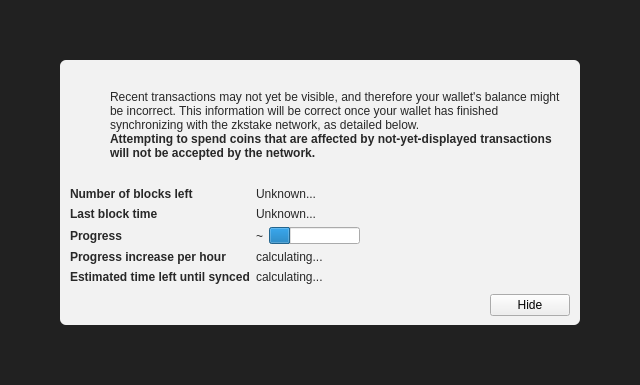
<?xml version="1.0" encoding="UTF-8"?>
<ui version="4.0">
 <class>ModalOverlay</class>
 <widget class="ModalOverlay" name="ModalOverlay">
  <property name="geometry">
   <rect>
    <x>0</x>
    <y>0</y>
    <width>640</width>
    <height>385</height>
   </rect>
  </property>
  <property name="windowTitle">
   <string>Form</string>
  </property>
  <layout class="QVBoxLayout" name="verticalLayout" stretch="0">
   <property name="sizeConstraint">
    <enum>QLayout::SetDefaultConstraint</enum>
   </property>
   <property name="leftMargin">
    <number>0</number>
   </property>
   <property name="topMargin">
    <number>0</number>
   </property>
   <property name="rightMargin">
    <number>0</number>
   </property>
   <property name="bottomMargin">
    <number>0</number>
   </property>
   <item>
    <widget class="QWidget" name="bgWidget" native="true">
     <property name="styleSheet">
      <string notr="true">#bgWidget { background: rgba(0,0,0,220); }</string>
     </property>
     <layout class="QVBoxLayout" name="verticalLayoutMain" stretch="1">
      <property name="leftMargin">
       <number>60</number>
      </property>
      <property name="topMargin">
       <number>60</number>
      </property>
      <property name="rightMargin">
       <number>60</number>
      </property>
      <property name="bottomMargin">
       <number>60</number>
      </property>
      <item>
       <widget class="QWidget" name="contentWidget" native="true">
        <property name="styleSheet">
         <string notr="true">#contentWidget { background: rgba(255,255,255,240); border-radius: 6px; }

QLabel { color: rgb(40,40,40);  }</string>
        </property>
        <layout class="QVBoxLayout" name="verticalLayoutSub" stretch="1,0,0,0">
         <property name="spacing">
          <number>0</number>
         </property>
         <property name="leftMargin">
          <number>10</number>
         </property>
         <property name="topMargin">
          <number>10</number>
         </property>
         <property name="rightMargin">
          <number>10</number>
         </property>
         <property name="bottomMargin">
          <number>10</number>
         </property>
         <item>
          <layout class="QHBoxLayout" name="horizontalLayoutIconText" stretch="0,1">
           <property name="topMargin">
            <number>20</number>
           </property>
           <item>
            <layout class="QVBoxLayout" name="verticalLayoutIcon">
             <property name="leftMargin">
              <number>0</number>
             </property>
             <item>
              <widget class="QPushButton" name="warningIcon">
               <property name="enabled">
                <bool>false</bool>
               </property>
               <property name="text">
                <string/>
               </property>
               <property name="icon">
                <iconset>
                 <normaloff>:/icons/warning</normaloff>
                 <disabledoff>:/icons/warning</disabledoff>:/icons/warning</iconset>
               </property>
               <property name="iconSize">
                <size>
                 <width>48</width>
                 <height>48</height>
                </size>
               </property>
               <property name="flat">
                <bool>true</bool>
               </property>
              </widget>
             </item>
             <item>
              <spacer name="verticalSpacerWarningIcon">
               <property name="orientation">
                <enum>Qt::Vertical</enum>
               </property>
               <property name="sizeHint" stdset="0">
                <size>
                 <width>20</width>
                 <height>40</height>
                </size>
               </property>
              </spacer>
             </item>
            </layout>
           </item>
           <item>
            <layout class="QVBoxLayout" name="verticalLayoutInfoText">
             <property name="leftMargin">
              <number>0</number>
             </property>
             <property name="topMargin">
              <number>0</number>
             </property>
             <item>
              <widget class="QLabel" name="infoText">
               <property name="text">
                <string>Recent transactions may not yet be visible, and therefore your wallet's balance might be incorrect. This information will be correct once your wallet has finished synchronizing with the zkstake network, as detailed below.</string>
               </property>
               <property name="textFormat">
                <enum>Qt::RichText</enum>
               </property>
               <property name="wordWrap">
                <bool>true</bool>
               </property>
              </widget>
             </item>
             <item>
              <widget class="QLabel" name="infoTextStrong">
               <property name="font">
                <font>
                 <weight>75</weight>
                 <bold>true</bold>
                </font>
               </property>
               <property name="text">
                <string>Attempting to spend coins that are affected by not-yet-displayed transactions will not be accepted by the network.</string>
               </property>
               <property name="textFormat">
                <enum>Qt::RichText</enum>
               </property>
               <property name="wordWrap">
                <bool>true</bool>
               </property>
              </widget>
             </item>
             <item>
              <spacer name="verticalSpacerInTextSpace">
               <property name="orientation">
                <enum>Qt::Vertical</enum>
               </property>
               <property name="sizeHint" stdset="0">
                <size>
                 <width>20</width>
                 <height>40</height>
                </size>
               </property>
              </spacer>
             </item>
            </layout>
           </item>
          </layout>
         </item>
         <item>
          <spacer name="verticalSpacerAfterText">
           <property name="orientation">
            <enum>Qt::Vertical</enum>
           </property>
           <property name="sizeHint" stdset="0">
            <size>
             <width>20</width>
             <height>40</height>
            </size>
           </property>
          </spacer>
         </item>
         <item>
          <layout class="QFormLayout" name="formLayout">
           <property name="fieldGrowthPolicy">
            <enum>QFormLayout::FieldsStayAtSizeHint</enum>
           </property>
           <property name="horizontalSpacing">
            <number>6</number>
           </property>
           <property name="verticalSpacing">
            <number>6</number>
           </property>
           <property name="topMargin">
            <number>10</number>
           </property>
           <item row="0" column="0">
            <widget class="QLabel" name="labelNumberOfBlocksLeft">
             <property name="font">
              <font>
               <weight>75</weight>
               <bold>true</bold>
              </font>
             </property>
             <property name="text">
              <string>Number of blocks left</string>
             </property>
            </widget>
           </item>
           <item row="0" column="1">
            <widget class="QLabel" name="numberOfBlocksLeft">
             <property name="text">
              <string>Unknown...</string>
             </property>
            </widget>
           </item>
           <item row="1" column="0">
            <widget class="QLabel" name="labelLastBlockTime">
             <property name="font">
              <font>
               <weight>75</weight>
               <bold>true</bold>
              </font>
             </property>
             <property name="text">
              <string>Last block time</string>
             </property>
            </widget>
           </item>
           <item row="1" column="1">
            <widget class="QLabel" name="newestBlockDate">
             <property name="sizePolicy">
              <sizepolicy hsizetype="Maximum" vsizetype="Preferred">
               <horstretch>0</horstretch>
               <verstretch>0</verstretch>
              </sizepolicy>
             </property>
             <property name="text">
              <string>Unknown...</string>
             </property>
            </widget>
           </item>
           <item row="2" column="0">
            <widget class="QLabel" name="labelSyncDone">
             <property name="font">
              <font>
               <weight>75</weight>
               <bold>true</bold>
              </font>
             </property>
             <property name="text">
              <string>Progress</string>
             </property>
            </widget>
           </item>
           <item row="2" column="1">
            <layout class="QHBoxLayout" name="horizontalLayoutSync" stretch="0,1">
             <item>
              <widget class="QLabel" name="percentageProgress">
               <property name="text">
                <string notr="true">~</string>
               </property>
              </widget>
             </item>
             <item>
              <widget class="QProgressBar" name="progressBar">
               <property name="value">
                <number>24</number>
               </property>
               <property name="format">
                <string/>
               </property>
              </widget>
             </item>
            </layout>
           </item>
           <item row="4" column="0">
            <widget class="QLabel" name="labelProgressIncrease">
             <property name="font">
              <font>
               <weight>75</weight>
               <bold>true</bold>
              </font>
             </property>
             <property name="text">
              <string>Progress increase per hour</string>
             </property>
            </widget>
           </item>
           <item row="4" column="1">
            <widget class="QLabel" name="progressIncreasePerH">
             <property name="text">
              <string>calculating...</string>
             </property>
            </widget>
           </item>
           <item row="5" column="0">
            <widget class="QLabel" name="labelEstimatedTimeLeft">
             <property name="font">
              <font>
               <weight>75</weight>
               <bold>true</bold>
              </font>
             </property>
             <property name="text">
              <string>Estimated time left until synced</string>
             </property>
            </widget>
           </item>
           <item row="5" column="1">
            <widget class="QLabel" name="expectedTimeLeft">
             <property name="text">
              <string>calculating...</string>
             </property>
            </widget>
           </item>
          </layout>
         </item>
         <item>
          <layout class="QHBoxLayout" name="horizontalLayoutButtons">
           <property name="leftMargin">
            <number>10</number>
           </property>
           <property name="topMargin">
            <number>10</number>
           </property>
           <item>
            <spacer name="horizontalSpacer">
             <property name="orientation">
              <enum>Qt::Horizontal</enum>
             </property>
             <property name="sizeHint" stdset="0">
              <size>
               <width>40</width>
               <height>20</height>
              </size>
             </property>
            </spacer>
           </item>
           <item>
            <widget class="QPushButton" name="closeButton">
             <property name="text">
              <string>Hide</string>
             </property>
            </widget>
           </item>
          </layout>
         </item>
        </layout>
       </widget>
      </item>
     </layout>
    </widget>
   </item>
  </layout>
 </widget>
 <customwidgets>
  <customwidget>
   <class>ModalOverlay</class>
   <extends>QWidget</extends>
   <header>modaloverlay.h</header>
   <container>1</container>
  </customwidget>
 </customwidgets>
 <resources/>
 <connections/>
</ui>
